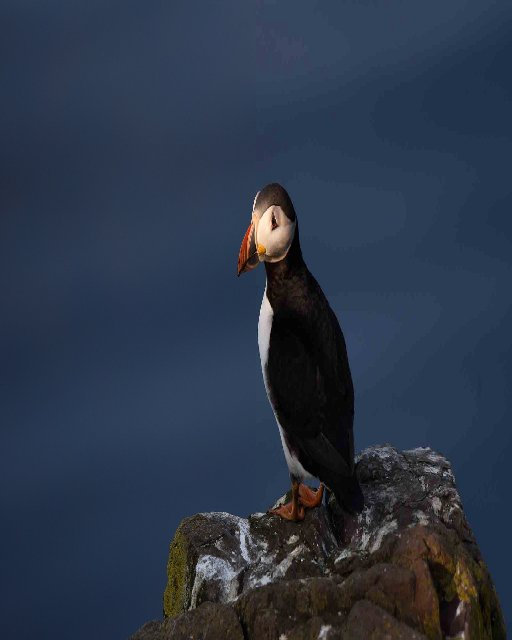
//> input picture prac/testImage.jpg, 512 x 640 px
$ ./chapter2   (built with g++ and OpenCV 4)
//> lines starting //> are read from the running program, lines starting //| are printed output that depends on the picture; after the words box and inside, x2 and y2 are one past the last pixel; in counts of white or black regions, pixels touching at a corner belong together
#include <iostream>
#include <string>
#include <iomanip>
#include <sstream>

#include <opencv2/highgui.hpp>
#include <opencv2/imgcodecs.hpp>
#include <opencv2/imgproc.hpp>

using namespace cv;
using namespace std;

int main() {
    Mat image;
    Mat imgGray, imgBlurred, imgCanny, imgDilate, imgErode;

    image = imread("testImage.jpg");
//> image is the input picture: 640 rows x 512 cols, CV_8UC3; mean B, G, R 72.4, 54.5, 43.5

    cvtColor(image, imgGray, COLOR_BGR2GRAY);
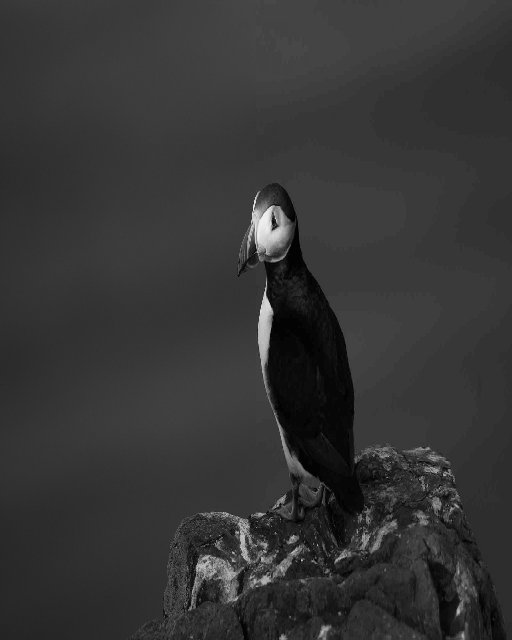
//> imgGray: 640 rows x 512 cols, CV_8UC1; min 0, max 247, mean 53.2
    GaussianBlur(image, imgBlurred, Size(15,15), 2,2, 4);
    Mat kernel = getStructuringElement(MORPH_RECT, Size(3,3));
    Canny(imgBlurred,imgCanny, 10, 150, 3, false);
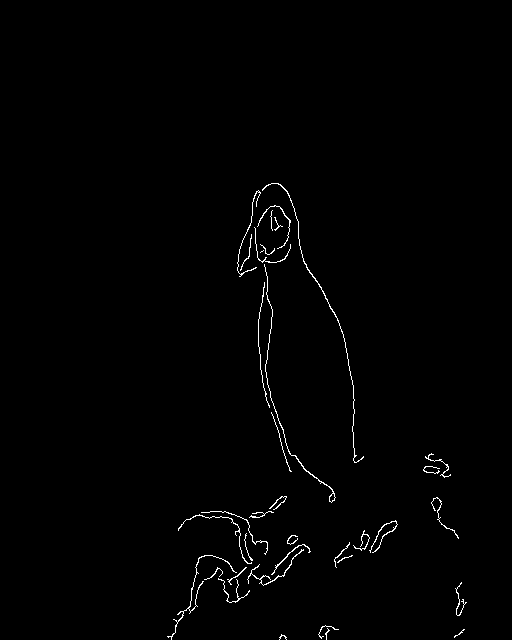
//> imgCanny: 640 rows x 512 cols, CV_8UC1; 0.88% white in thin lines or dots, all inside (x1, y1, x2, y2) = (167, 183, 467, 640)

    dilate(imgCanny, imgDilate, kernel);
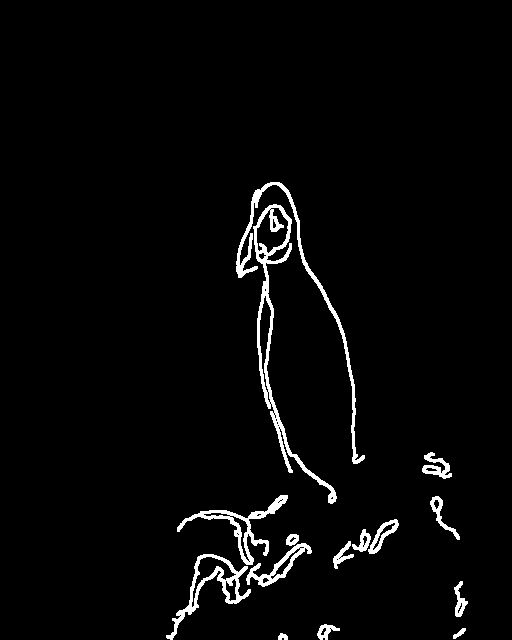
//> imgDilate: 640 rows x 512 cols, CV_8UC1; 2.9% white; 15 white regions, largest, box (x1, y1, x2, y2) and area: (253, 204, 337, 504) 2535, (236, 182, 365, 464) 1777, (177, 495, 288, 565) 1252
    erode(imgDilate, imgErode, kernel);
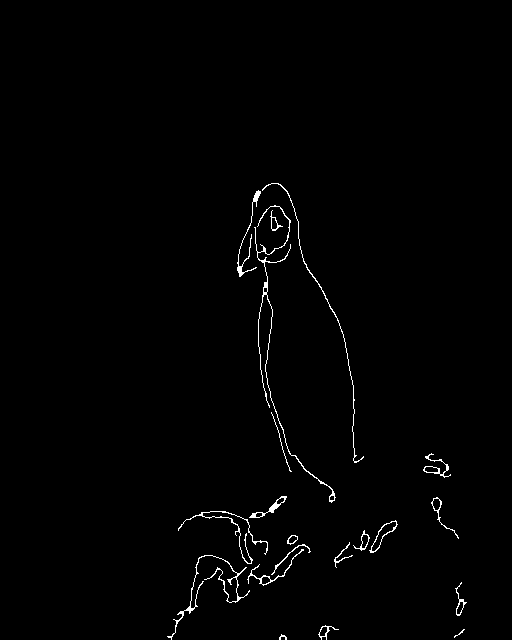
//> imgErode: 640 rows x 512 cols, CV_8UC1; 1% white in thin lines or dots, all inside (x1, y1, x2, y2) = (167, 183, 467, 640)
    imshow("Canny", imgCanny);

    imshow("DISPLAY", image);
    imshow("Dilate", imgDilate);
    imshow("Erode", imgErode);

    waitKey(0);
    return 0;
}
